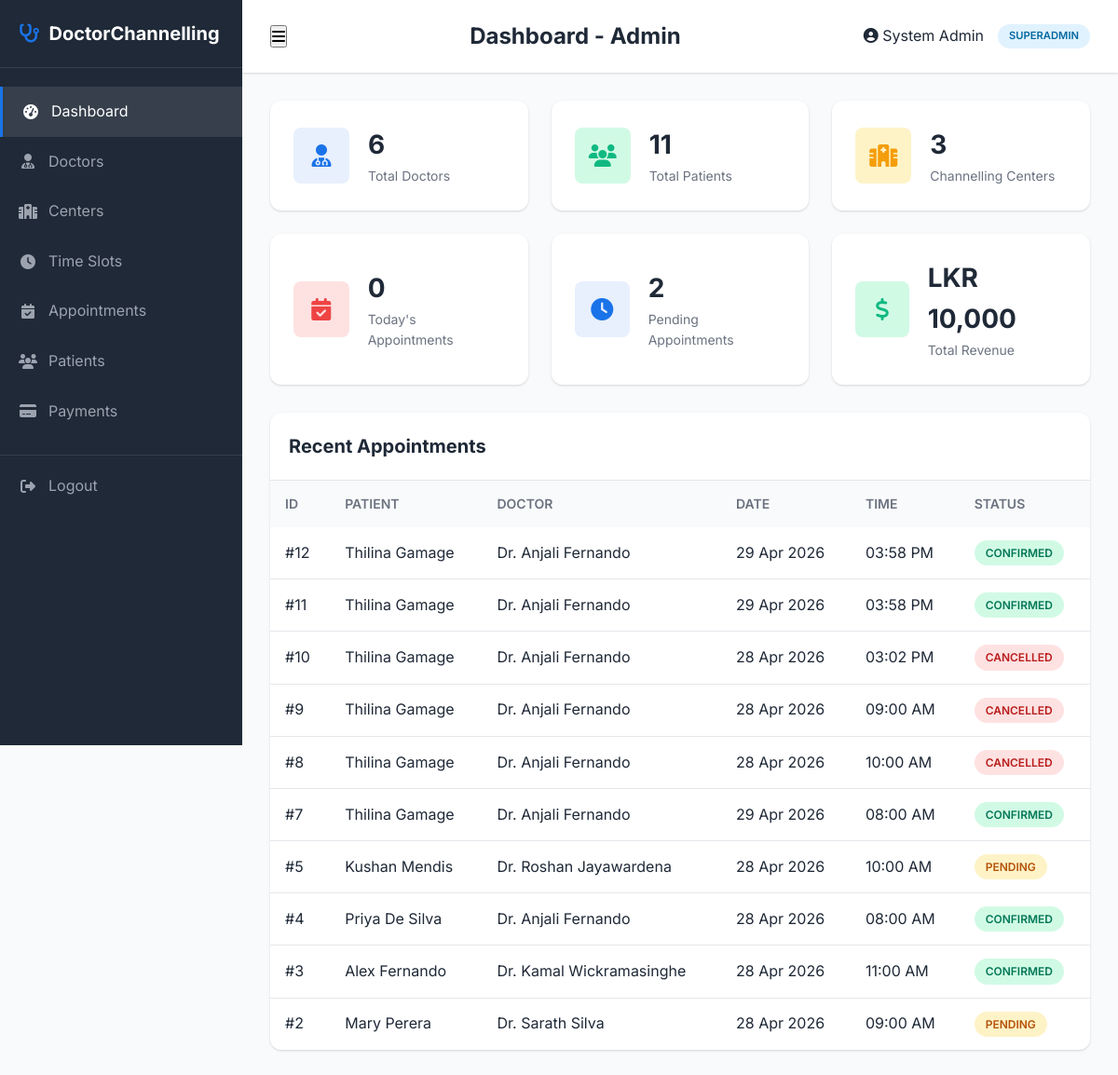
Page /admin/dashboard.php (signed in) on the committed database.
### tables this page shows
CREATE TABLE `appointments` (
  `appointment_id` int(11) NOT NULL,
  `patient_id` int(11) NOT NULL,
  `slot_id` int(11) NOT NULL,
  `booked_at` timestamp NOT NULL DEFAULT current_timestamp(),
  `status` enum('pending','confirmed','cancelled') DEFAULT 'pending',
  `notes` text DEFAULT NULL
);

CREATE TABLE `patients` (
  `patient_id` int(11) NOT NULL,
  `full_name` varchar(100) NOT NULL,
  `email` varchar(100) NOT NULL,
  `password_hash` varchar(255) NOT NULL,
  `phone` varchar(20) NOT NULL,
  `date_of_birth` date DEFAULT NULL,
  `gender` enum('male','female','other') DEFAULT 'male',
  `address` text DEFAULT NULL,
  `registered_at` timestamp NOT NULL DEFAULT current_timestamp()
);

CREATE TABLE `doctors` (
  `doctor_id` int(11) NOT NULL,
  `full_name` varchar(100) NOT NULL,
  `specialization` varchar(100) NOT NULL,
  `email` varchar(100) NOT NULL,
  `phone` varchar(20) NOT NULL,
  `qualification` varchar(200) DEFAULT NULL,
  `bio` text DEFAULT NULL,
  `photo` varchar(255) DEFAULT 'default-doctor.png',
  `created_at` timestamp NOT NULL DEFAULT current_timestamp()
);

CREATE TABLE `time_slots` (
  `slot_id` int(11) NOT NULL,
  `doctor_id` int(11) NOT NULL,
  `center_id` int(11) NOT NULL,
  `slot_date` date NOT NULL,
  `start_time` time NOT NULL,
  `end_time` time NOT NULL,
  `status` enum('available','booked','cancelled') DEFAULT 'available',
  `created_at` timestamp NOT NULL DEFAULT current_timestamp()
);

### admin/dashboard.php (the view, shortened to what this page needs)
<?php
require_once 'includes/admin-header.php';
$totalDoctors = 0;
$result = $conn->query("SELECT COUNT(*) as cnt FROM doctors");
if ($row = $result->fetch_assoc()) $totalDoctors = $row['cnt'];
$totalPatients = 0;
$result = $conn->query("SELECT COUNT(*) as cnt FROM patients");
if ($row = $result->fetch_assoc()) $totalPatients = $row['cnt'];
$totalCenters = 0;
$result = $conn->query("SELECT COUNT(*) as cnt FROM channelling_centers");
if ($row = $result->fetch_assoc()) $totalCenters = $row['cnt'];
$todayAppointments = 0;
$result = $conn->query("SELECT COUNT(*) as cnt FROM appointments a JOIN time_slots ts ON a.slot_id = ts.slot_id WHERE ts.slot_date = CURDATE() AND a.status != 'cancelled'");
if ($row = $result->fetch_assoc()) $todayAppointments = $row['cnt'];
$pendingAppointments = 0;
$result = $conn->query("SELECT COUNT(*) as cnt FROM appointments WHERE status = 'pending'");
if ($row = $result->fetch_assoc()) $pendingAppointments = $row['cnt'];
$totalRevenue = 0;
$result = $conn->query("SELECT COALESCE(SUM(amount), 0) as total FROM payments WHERE status = 'paid'");
if ($row = $result->fetch_assoc()) $totalRevenue = $row['total'];
$recentAppointments = [];
$stmt = $conn->prepare("
    SELECT a.*, ts.slot_date, ts.start_time, d.full_name as doctor_name, p.full_name as patient_name
    FROM appointments a
    JOIN time_slots ts ON a.slot_id = ts.slot_id
    JOIN doctors d ON ts.doctor_id = d.doctor_id
    JOIN patients p ON a.patient_id = p.patient_id
    ORDER BY a.booked_at DESC
    LIMIT 10
");
$stmt->execute();
$result = $stmt->get_result();
while ($row = $result->fetch_assoc()) {
    $recentAppointments[] = $row;
}
?>
<div class="admin-stats-grid">
    <div class="admin-stat-card">
        <div class="admin-stat-icon primary">
            <i class="fas fa-user-md"></i>
        </div>
        <div class="admin-stat-info">
            <h3><?php echo $totalDoctors; ?></h3>
            <p>Total Doctors</p>
        </div>
    </div>
    <div class="admin-stat-card">
        <div class="admin-stat-icon success">
            <i class="fas fa-users"></i>
        </div>
        <div class="admin-stat-info">
            <h3><?php echo $totalPatients; ?></h3>
            <p>Total Patients</p>
        </div>
    </div>
    <div class="admin-stat-card">
        <div class="admin-stat-icon warning">
            <i class="fas fa-hospital"></i>
        </div>
        <div class="admin-stat-info">
            <h3><?php echo $totalCenters; ?></h3>
            <p>Channelling Centers</p>
        </div>
    </div>
    <div class="admin-stat-card">
        <div class="admin-stat-icon danger">
            <i class="fas fa-calendar-check"></i>
        </div>
        <div class="admin-stat-info">
            <h3><?php echo $todayAppointments; ?></h3>
            <p>Today's Appointments</p>
        </div>
    </div>
    <div class="admin-stat-card">
        <div class="admin-stat-icon primary">
            <i class="fas fa-clock"></i>
        </div>
        <div class="admin-stat-info">
            <h3><?php echo $pendingAppointments; ?></h3>
            <p>Pending Appointments</p>
        </div>
    </div>
    <div class="admin-stat-card">
        <div class="admin-stat-icon success">
            <i class="fas fa-dollar-sign"></i>
        </div>
        <div class="admin-stat-info">
            <h3>LKR <?php echo number_format($totalRevenue, 0); ?></h3>
            <p>Total Revenue</p>
        </div>
    </div>
</div>
<div class="admin-table-container">
    <div class="admin-table-header">
        <h3>Recent Appointments</h3>
    </div>
    <table class="admin-table">
        <thead>
            <tr>
                <th>ID</th>
                <th>Patient</th>
                <th>Doctor</th>
                <th>Date</th>
                <th>Time</th>
                <th>Status</th>
            </tr>
        </thead>
        <tbody>
            <?php foreach ($recentAppointments as $apt): ?>
            <tr>
                <td>#<?php echo $apt['appointment_id']; ?></td>
                <td><?php echo htmlspecialchars($apt['patient_name']); ?></td>
                <td><?php echo htmlspecialchars($apt['doctor_name']); ?></td>
                <td><?php echo date('d M Y', strtotime($apt['slot_date'])); ?></td>
                <td><?php echo date('h:i A', strtotime($apt['start_time'])); ?></td>
                <td>
                    <span class="status-badge <?php echo $apt['status']; ?>">
                        <?php echo ucfirst($apt['status']); ?>
                    </span>
                </td>
            </tr>
            <?php endforeach; ?>
        </tbody>
    </table>
</div>
<?php require_once 'includes/admin-footer.php'; ?>

### assets/css/style.css (style rules this page uses)
:root { --primary-color: #1a73e8; --primary-dark: #1557b0; --primary-light: #e8f0fe; --accent-color: #0d9e8a; --accent-dark: #0a7d70; --accent-light: #e0f7f5; --text-dark: #1f2937; --text-gray: #6b7280; --text-light: #9ca3af; --white: #ffffff; --bg-light: #f9fafb; --bg-gray: #f3f4f6; --border-color: #e5e7eb; --success: #10b981; --warning: #f59e0b; --error: #ef4444; --shadow-sm: 0 1px 2px 0 rgba(0, 0, 0, 0.05); --shadow: 0 1px 3px 0 rgba(0, 0, 0, 0.1), 0 1px 2px 0 rgba(0, 0, 0, 0.06); --shadow-md: 0 4px 6px -1px rgba(0, 0, 0, 0.1), 0 2px 4px -1px rgba(0, 0, 0, 0.06); --shadow-lg: 0 10px 15px -3px rgba(0, 0, 0, 0.1), 0 4px 6px -2px rgba(0, 0, 0, 0.05); --radius: 8px; --radius-lg: 12px; --transition: all 0.3s ease; }
*, *::before, *::after { margin: 0; padding: 0; box-sizing: border-box; }
html { scroll-behavior: smooth; }
body { font-family: 'Inter', -apple-system, BlinkMacSystemFont, 'Segoe UI', Roboto, sans-serif; font-size: 16px; line-height: 1.6; color: var(--text-dark); background-color: var(--white); min-height: 100vh; display: flex; flex-direction: column; }
body.admin-page { display: block; background: #f9fafb; }
table { width: 100%; border-collapse: collapse; }
table th, table td { padding: 16px 20px; text-align: left; }
table th { background: var(--bg-light); font-weight: 600; color: var(--text-dark); }
table tr { border-bottom: 1px solid var(--border-color); }
table tr:last-child { border-bottom: none; }
.status-badge { display: inline-block; padding: 4px 12px; border-radius: 20px; font-size: 0.75rem; font-weight: 600; text-transform: uppercase; }
.status-badge.pending { background: #fef3c7; color: #b45309; }
.status-badge.confirmed { background: #d1fae5; color: #047857; }
.status-badge.cancelled { background: #fee2e2; color: #b91c1c; }
.admin-stats-grid { display: grid; grid-template-columns: repeat(auto-fit, minmax(240px, 1fr)); gap: 25px; margin-bottom: 30px; }
.admin-stat-card { background: var(--white); padding: 25px; border-radius: var(--radius-lg); box-shadow: var(--shadow); display: flex; align-items: center; gap: 20px; }
.admin-stat-icon { width: 60px; height: 60px; border-radius: var(--radius); display: flex; align-items: center; justify-content: center; font-size: 1.5rem; }
.admin-stat-icon.primary { background: var(--primary-light); color: var(--primary-color); }
.admin-stat-icon.success { background: #d1fae5; color: var(--success); }
.admin-stat-icon.warning { background: #fef3c7; color: var(--warning); }
.admin-stat-icon.danger { background: #fee2e2; color: var(--error); }
.admin-stat-info h3 { font-size: 1.75rem; font-weight: 700; }
.admin-stat-info p { color: var(--text-gray); font-size: 0.875rem; }
.admin-table-container { background: var(--white); border-radius: var(--radius-lg); box-shadow: var(--shadow); overflow: hidden; }
.admin-table-header { display: flex; justify-content: space-between; align-items: center; padding: 20px; border-bottom: 1px solid var(--border-color); }
.admin-table-header h3 { font-size: 1.25rem; }
.admin-table { width: 100%; border-collapse: collapse; }
.admin-table th, .admin-table td { padding: 14px 16px; text-align: left; }
.admin-table th { background: var(--bg-light); font-weight: 600; font-size: 0.875rem; text-transform: uppercase; color: var(--text-gray); }
.admin-table tr { border-bottom: 1px solid var(--border-color); }
.admin-table tr:last-child { border-bottom: none; }

### rows in the picture
appointments: appointment_id "12", patient.full_name "Thilina Gamage", doctors.full_name "Dr. Anjali Fernando", slot.slot_date "29 Apr 2026", slot.start_time "03:58 PM", status "CONFIRMED"
appointments: appointment_id "11", patient.full_name "Thilina Gamage", doctors.full_name "Dr. Anjali Fernando", slot.slot_date "29 Apr 2026", slot.start_time "03:58 PM", status "CONFIRMED"
appointments: appointment_id "10", patient.full_name "Thilina Gamage", doctors.full_name "Dr. Anjali Fernando", slot.slot_date "28 Apr 2026", slot.start_time "03:02 PM", status "CANCELLED"
appointments: appointment_id "9", patient.full_name "Thilina Gamage", doctors.full_name "Dr. Anjali Fernando", slot.slot_date "28 Apr 2026", slot.start_time "09:00 AM", status "CANCELLED"
appointments: appointment_id "8", patient.full_name "Thilina Gamage", doctors.full_name "Dr. Anjali Fernando", slot.slot_date "28 Apr 2026", slot.start_time "10:00 AM", status "CANCELLED"
appointments: appointment_id "7", patient.full_name "Thilina Gamage", doctors.full_name "Dr. Anjali Fernando", slot.slot_date "29 Apr 2026", slot.start_time "08:00 AM", status "CONFIRMED"
appointments: appointment_id "5", patient.full_name "Kushan Mendis", doctors.full_name "Dr. Roshan Jayawardena", slot.slot_date "28 Apr 2026", slot.start_time "10:00 AM", status "PENDING"
appointments: appointment_id "4", patient.full_name "Priya De Silva", doctors.full_name "Dr. Anjali Fernando", slot.slot_date "28 Apr 2026", slot.start_time "08:00 AM", status "CONFIRMED"
appointments: appointment_id "3", patient.full_name "Alex Fernando", doctors.full_name "Dr. Kamal Wickramasinghe", slot.slot_date "28 Apr 2026", slot.start_time "11:00 AM", status "CONFIRMED"
appointments: appointment_id "2", patient.full_name "Mary Perera", doctors.full_name "Dr. Sarath Silva", slot.slot_date "28 Apr 2026", slot.start_time "09:00 AM", status "PENDING"

### other values in the picture
$page_title "Dashboard - Admin"
$admin_name "System Admin"
$admin_role "SUPERADMIN"
$totalDoctors "6"
$totalPatients "11"
$totalCenters "3"
$todayAppointments "0"
$pendingAppointments "2"
$totalRevenue "10,000"
